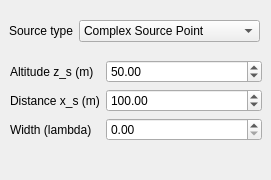
      <widget class="QWidget" name="tab_4">
       <attribute name="title">
        <string>source</string>
       </attribute>
       <widget class="QWidget" name="layoutWidget">
        <property name="geometry">
         <rect>
          <x>9</x>
          <y>20</y>
          <width>251</width>
          <height>31</height>
         </rect>
        </property>
        <layout class="QFormLayout" name="formLayout_9">
         <item row="0" column="0">
          <widget class="QLabel" name="apodisationLabel_3">
           <property name="text">
            <string>Source type</string>
           </property>
          </widget>
         </item>
         <item row="0" column="1">
          <widget class="QComboBox" name="sourceTypeComboBox">
           <property name="currentText">
            <string>Complex Source Point</string>
           </property>
           <property name="currentIndex">
            <number>0</number>
           </property>
           <item>
            <property name="text">
             <string>Complex Source Point</string>
            </property>
           </item>
          </widget>
         </item>
        </layout>
       </widget>
       <widget class="QWidget" name="layoutWidget_2">
        <property name="geometry">
         <rect>
          <x>10</x>
          <y>60</y>
          <width>252</width>
          <height>111</height>
         </rect>
        </property>
        <layout class="QFormLayout" name="formLayout_10">
         <item row="0" column="0">
          <widget class="QLabel" name="z_sLabel">
           <property name="text">
            <string>Altitude z_s (m)</string>
           </property>
          </widget>
         </item>
         <item row="1" column="0">
          <widget class="QLabel" name="x_sLabel">
           <property name="text">
            <string>Distance x_s (m)</string>
           </property>
          </widget>
         </item>
         <item row="2" column="0">
          <widget class="QLabel" name="widthLabel">
           <property name="text">
            <string>Width (lambda)</string>
           </property>
          </widget>
         </item>
         <item row="1" column="1">
          <widget class="QDoubleSpinBox" name="x_sDoubleSpinBox">
           <property name="locale">
            <locale language="English" country="UnitedStates"/>
           </property>
           <property name="keyboardTracking">
            <bool>false</bool>
           </property>
           <property name="maximum">
            <double>10000000.000000000000000</double>
           </property>
           <property name="value">
            <double>100.000000000000000</double>
           </property>
          </widget>
         </item>
         <item row="0" column="1">
          <widget class="QDoubleSpinBox" name="z_sDoubleSpinBox">
           <property name="locale">
            <locale language="English" country="UnitedStates"/>
           </property>
           <property name="keyboardTracking">
            <bool>false</bool>
           </property>
           <property name="maximum">
            <double>10000000.000000000000000</double>
           </property>
           <property name="value">
            <double>50.000000000000000</double>
           </property>
          </widget>
         </item>
         <item row="2" column="1">
          <widget class="QDoubleSpinBox" name="widthDoubleSpinBox">
           <property name="locale">
            <locale language="English" country="UnitedStates"/>
           </property>
           <property name="keyboardTracking">
            <bool>false</bool>
           </property>
          </widget>
         </item>
        </layout>
       </widget>
      </widget>
